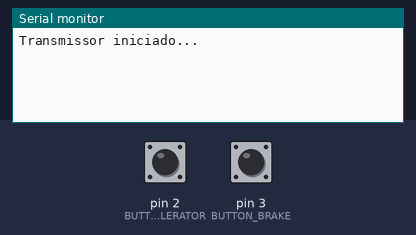
This program was run on a simulated Arduino Nano, built with avr-gcc and run on an emulated ATmega328P. Shown: the last lines printed to the serial monitor. The inputs (shaded band) are chosen by the test bench; at power-on: pin 2 (BUTTON_ACCELERATOR) HIGH, pin 3 (BUTTON_BRAKE) HIGH. No radio packets arrive unless stated.

Above: at 1.2 s.
1.3 s: pin 2 (BUTTON_ACCELERATOR) pulled LOW for 1 s
At 2.7 s:
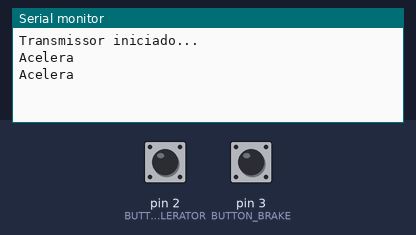
3.8 s: pin 3 (BUTTON_BRAKE) pulled LOW for 1 s
At 5.4 s:
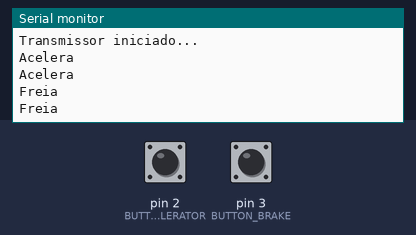

The program:

main.cpp
```cpp
#include <Arduino.h>
#include <RH_ASK.h>
#include <SPI.h>

RH_ASK rf_driver;

#define BUTTON_ACCELERATOR 2
#define BUTTON_BRAKE 3

bool buttonAcceleratorState;         // Estado atual do micro switch
bool buttonBrakeState;               // Estado atual do micro switch
unsigned long ultimoTempo = 0;       // Variável para controle de tempo
const int intervalo = 500;           // Intervalo de meio segundo (500 ms)

struct Command {
  uint8_t button;  // ID do botão
  uint8_t action;  // Ação associada (1 para pressionado, 0 para solto)
};

void sendSignal(Command cmd) {
  rf_driver.send((uint8_t *)&cmd, sizeof(cmd));
  rf_driver.waitPacketSent();
  delay(200);
}

void setup() {
  Serial.begin(9600);

  rf_driver.init();
  Serial.println("Transmissor iniciado...");

  // Configura o pino do micro switch como entrada
  pinMode(BUTTON_ACCELERATOR, INPUT_PULLUP); // INPUT_PULLUP para evitar resistores externos
  pinMode(BUTTON_BRAKE, INPUT_PULLUP);
}

void loop() {
  // Obtém o estado atual do micro switch
  buttonAcceleratorState = digitalRead(BUTTON_ACCELERATOR);
  buttonBrakeState = digitalRead(BUTTON_BRAKE);

  // Estrutura para enviar comandos
  Command cmd;

  if (millis() - ultimoTempo >= intervalo) {
    ultimoTempo = millis(); // Atualiza o tempo

    // Verifica o estado do micro switch
    if (buttonAcceleratorState == LOW) {
      cmd = {1, 1};
      sendSignal(cmd);
      Serial.println("Acelera");
    } else {
      cmd = {1, 0};
      sendSignal(cmd);
    }
    if (buttonBrakeState == LOW) {
      cmd = {2, 1};
      sendSignal(cmd);
      Serial.println("Freia");
    }
  }
}
```

Measured:
- after the input at 1.3 s, the serial monitor: prints a new line after 0.46 s (image 1)
- after the input at 3.8 s, the serial monitor: prints a new line after 0.72 s (image 2)
